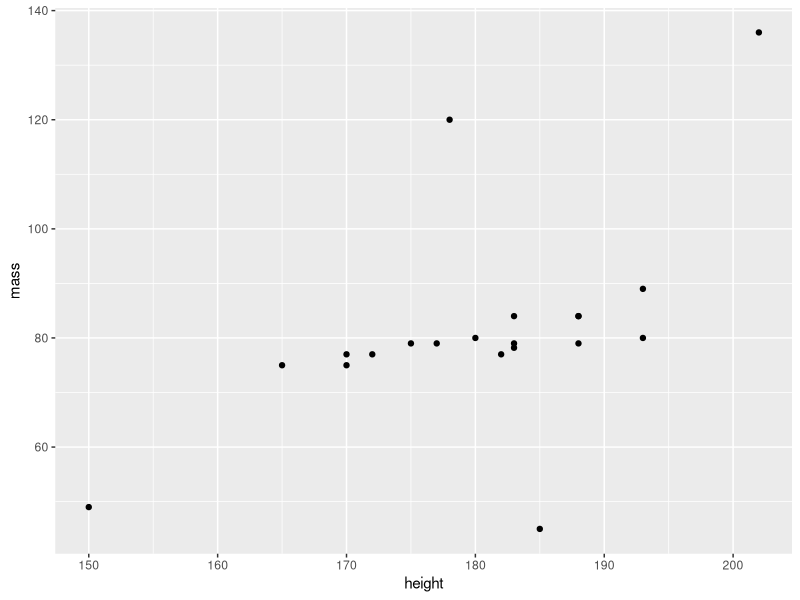

Source code (R):
# ---- set-up-the-data
library(tidyverse)
library(dplyr)
library(plyr)
library(data.table)
data = starwars %>% filter(species == "Human")
df = data.table(data)


# ---- print-the-kable-table
df %>% 
  select(name,
         height,
         mass,
         homeworld) %>%
  knitr::kable(caption = "A knitr kable table of starwars data")

# ---- print-the-ggplot-graph
df %>% 
  ggplot(aes(x = height, 
             y = mass)) +
  geom_point()

